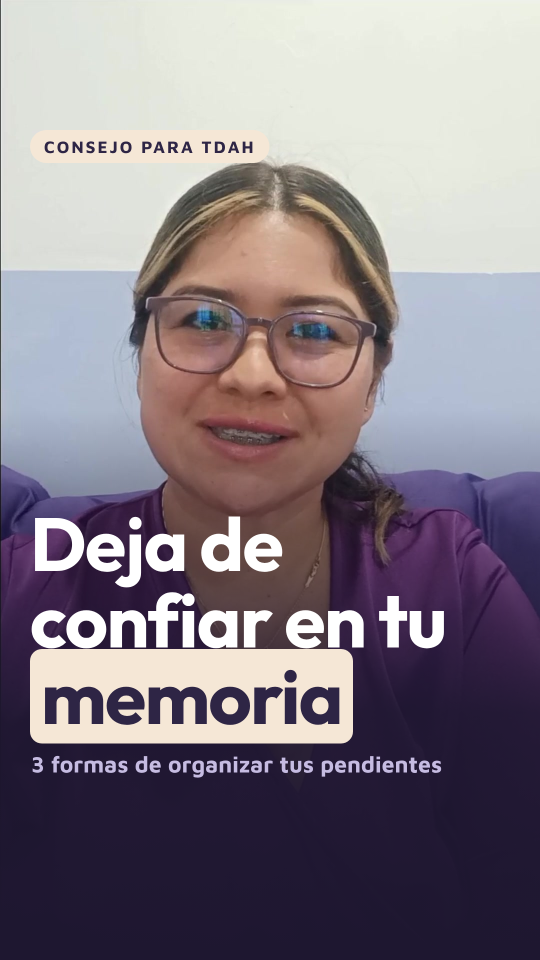
#> input picture 01 - Organiza tus pendientes/portada.png, 1080 x 1920 px (shown at 1/2 size)
$ python scopes.py '../../../../01 - Organiza tus pendientes/portada.png' '../../../../01 - Organiza tus pendientes/portada.png' '../../../../01 - Organiza tus pendientes/portada.png'
#> lines starting #> are read from the running program, lines starting #| are printed output that depends on the picture
#> further down, A is the input picture: PIL image 1080x1920 RGB; mean R, G, B 134.8, 125.7, 135.2
# Uso: python3 -I scopes.py antes.png despues.png salida.png  (cuadro, acercamiento a la cara, forma de onda y vectorescopio; línea de piel a 123°)
import numpy as np, sys, math
from PIL import Image, ImageDraw, ImageFont
F=ImageFont.truetype('/usr/share/fonts/truetype/dejavu/DejaVuSans-Bold.ttf',26); f2=ImageFont.truetype('/usr/share/fonts/truetype/dejavu/DejaVuSans.ttf',18)
def scopes(p):
    im=np.asarray(Image.open(p).convert('RGB')).astype(float)/255
    r,g,b=im[...,0],im[...,1],im[...,2]; y=0.2126*r+0.7152*g+0.0722*b; cb=(b-y)/1.8556; cr=(r-y)/1.5748
    # forma de onda
    Wf,Hf=420,220; wf=np.zeros((Hf,Wf))
    xs=(np.arange(y.shape[1])*Wf//y.shape[1]); yy=np.clip(((1-y)*(Hf-1)).astype(int),0,Hf-1)
#> after `xs = np.arange(y.shape[1]) * Wf // y.shape[1]`: xs = 1080 values from 0 to 419
    np.add.at(wf,(yy,np.broadcast_to(xs,y.shape)),1)
    wf=np.clip(np.log1p(wf)/np.log1p(wf.max())*1.6,0,1)
    W=Image.fromarray((np.stack([wf*0.55,wf,wf*0.6],2)*255).astype(np.uint8))
    d=ImageDraw.Draw(W)
    for v in (0,0.25,0.5,0.75,1): d.line((0,(1-v)*(Hf-1),Wf,(1-v)*(Hf-1)),fill=(70,70,70))
    # vectorescopio
    S=220; vs=np.zeros((S,S)); k=S/2/0.32
    xi=np.clip((S/2+cb*k).astype(int),0,S-1); yi=np.clip((S/2-cr*k).astype(int),0,S-1)
#> after `xi = np.clip((S / 2 + cb * k).astype(int), 0, S - 1)`:
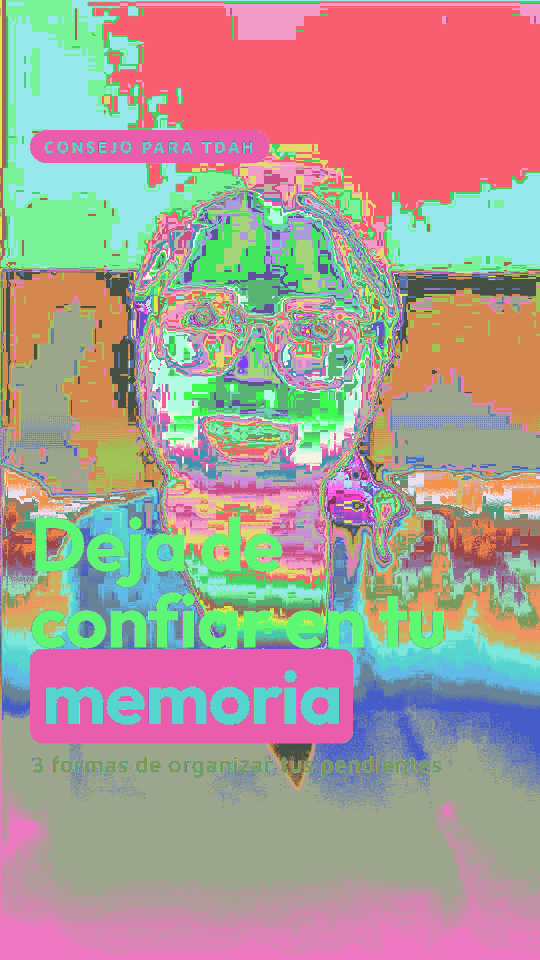
#> xi: shape (1920, 1080) int64 (shown at 1/2 size); 82 distinct labels, from 76 to 157; one colour per label, 0 black
#> after `yi = np.clip((S / 2 - cr * k).astype(int), 0, S - 1)`:
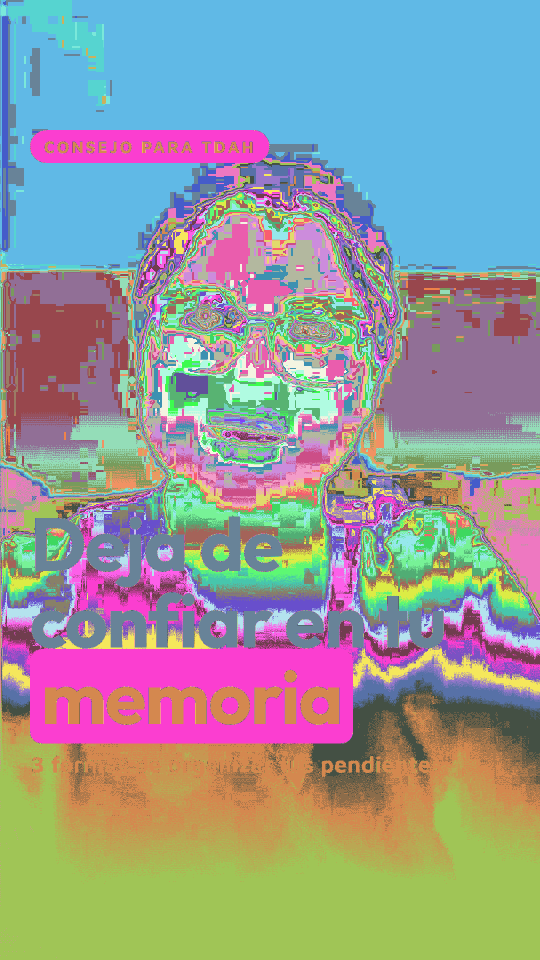
#> yi: shape (1920, 1080) int64 (shown at 1/2 size); 102 distinct labels, from 58 to 159; one colour per label, 0 black
    np.add.at(vs,(yi[::2,::2],xi[::2,::2]),1)
    vs=np.clip(np.log1p(vs)/np.log1p(vs.max())*1.5,0,1)
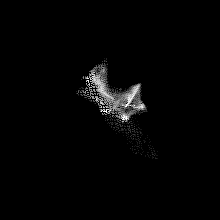
#> vs: shape (220, 220) float64; min 0, max 1, mean 0.0181
    V=Image.fromarray((np.stack([vs,vs,vs],2)*255).astype(np.uint8)); d=ImageDraw.Draw(V)
    d.ellipse((5,5,S-5,S-5),outline=(80,80,80)); a=math.radians(123)
    d.line((S/2,S/2,S/2+math.cos(a)*S/2,S/2-math.sin(a)*S/2),fill=(255,170,90),width=2)
    return W,V
a,b,out=sys.argv[1],sys.argv[2],sys.argv[3]
A=Image.open(a).convert('RGB'); B=Image.open(b).convert('RGB'); s=0.42
A=A.resize((int(A.width*s),int(A.height*s))); B=B.resize(A.size)
Wa,Va=scopes(a); Wb,Vb=scopes(b)
#> after `Wa, Va = scopes(a)`:
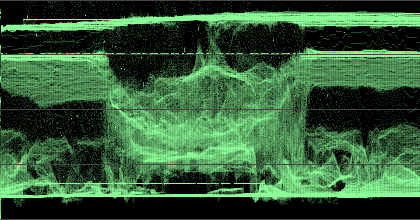
#> Wa: PIL image 420x220 RGB; mean R, G, B 51.5, 92.3, 56
col=max(A.width,Wa.width+10+Va.width)
#> col = 650
FA=Image.open(a).convert('RGB'); FB=Image.open(b).convert('RGB'); w0,h0=FA.size; box=(int(w0*.22),int(h0*.14),int(w0*.78),int(h0*.44))
#> after `w0, h0 = FA.size`: w0 = 1080; h0 = 1920
#> after `box = (int(w0 * 0.22), int(h0 * 0.14), int(w0 * 0.78), int(h0 * 0.44))`: box = (237, 268, 842, 844)
FA=FA.crop(box); FB=FB.crop(box); kz=col/FA.width; FA=FA.resize((col,int(FA.height*kz))); FB=FB.resize(FA.size)
#> after `FA = FA.crop(box)`:
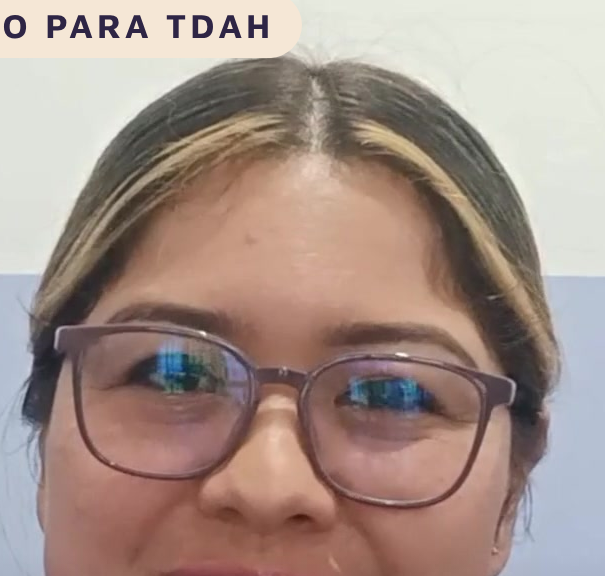
#> FA: PIL image 605x576 RGB; mean R, G, B 165.4, 145.8, 137.4
#> after `kz = col / FA.width`: kz = 1.07
im=Image.new('RGB',(col*2+30,A.height+FA.height+Wa.height+100),(22,20,30)); d=ImageDraw.Draw(im)
#> after `im = Image.new('RGB', (col * 2 + 30, A.height + FA.height + Wa.height `:
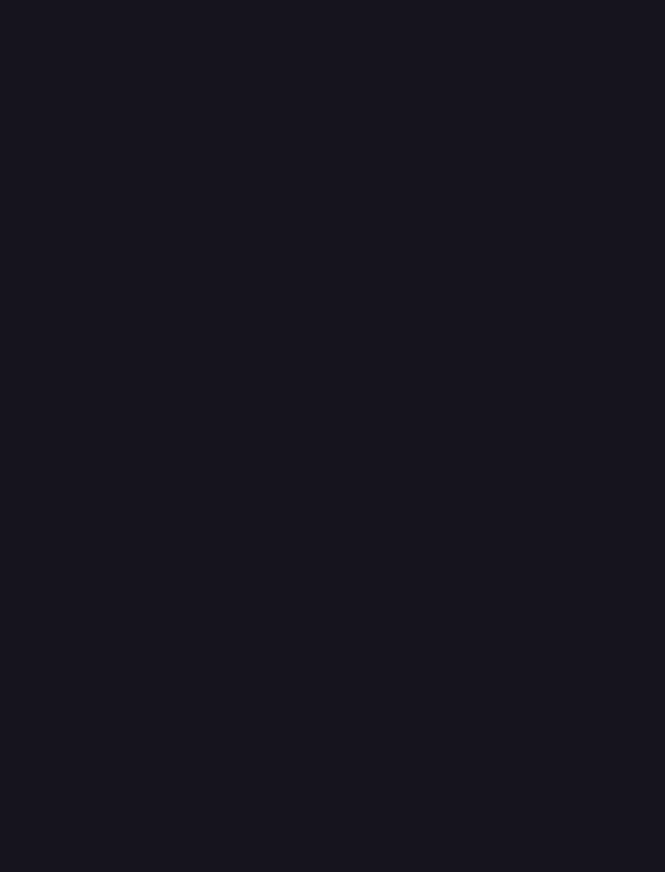
#> im: PIL image 1330x1744 RGB (shown at 1/2 size); mean R, G, B 22, 20, 30
for i,(P,W,V,t) in enumerate(((A,Wa,Va,'ANTES'),(B,Wb,Vb,'DESPUÉS'))):
    x=i*(col+30); im.paste(P,(x+(col-P.width)//2,0))
    d.rectangle((x+(col-P.width)//2+10,10,x+(col-P.width)//2+10+len(t)*19+14,46),fill=(46,37,69)); d.text((x+(col-P.width)//2+17,13),t,font=F,fill='white')
    im.paste((FA,FB)[i],(x,P.height+10)); y0=P.height+FA.height+50; im.paste(W,(x,y0)); im.paste(V,(x+W.width+10,y0))
    d.text((x,y0-26),'Forma de onda',font=f2,fill=(200,200,200)); d.text((x+W.width+10,y0-26),'Vectorescopio',font=f2,fill=(200,200,200))
#> this loop made 2 passes
#> (t, x, y0) on passes 1 to 2: ('ANTES', 0, 1474), ('DESPUÉS', 680, 1474)
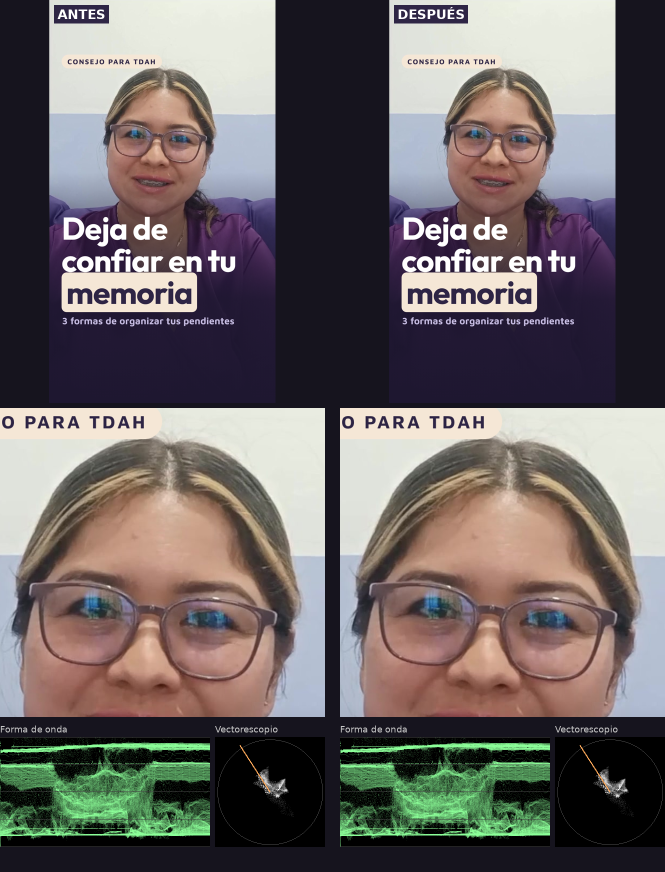
#> im: PIL image 1330x1744 RGB (shown at 1/2 size); mean R, G, B 108.5, 101.6, 101.1
im.save(out); print(im.size)
#| (1330, 1744)
